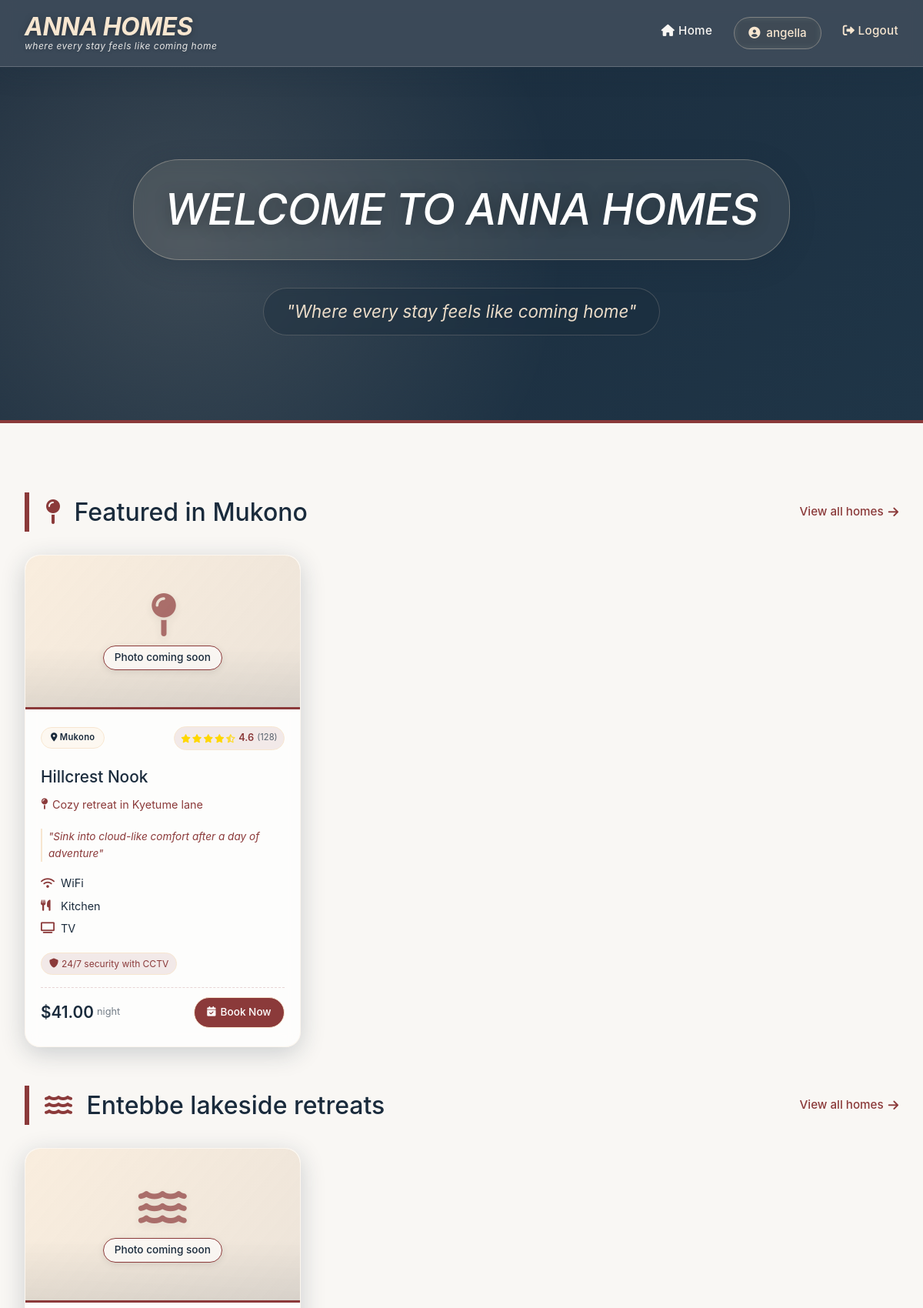
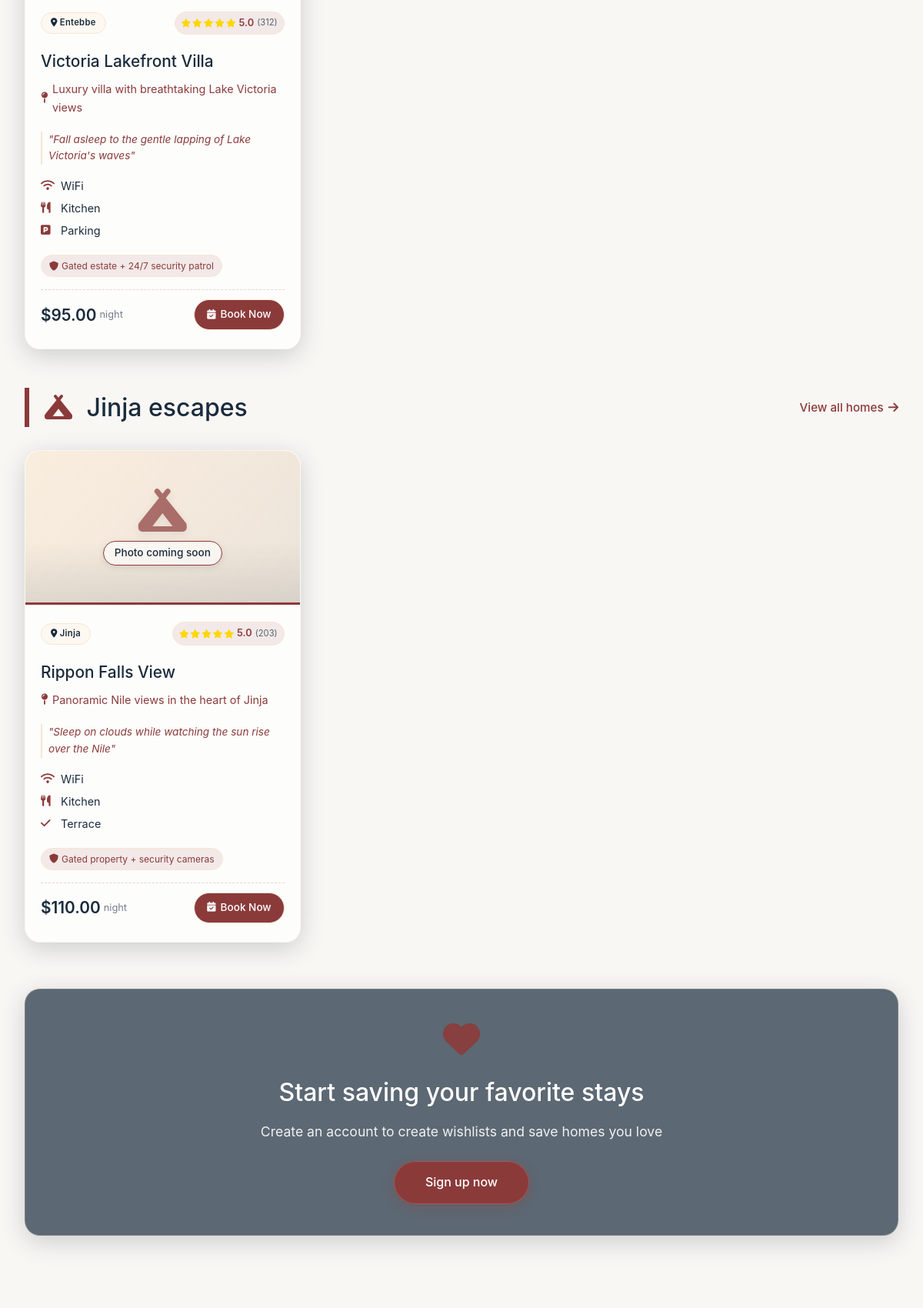
Page /index.php (signed in, upper part) on the committed database (2 pictures, top to bottom).
### tables this page shows
CREATE TABLE `tbl_content` (
  `id` int(11) NOT NULL,
  `title` varchar(200) NOT NULL,
  `description` text DEFAULT NULL,
  `image_url` varchar(500) DEFAULT NULL,
  `location` varchar(100) DEFAULT 'Mukono',
  `price` decimal(10,2) DEFAULT 50.00,
  `slug` varchar(100) DEFAULT NULL,
  `tagline` varchar(200) DEFAULT NULL,
  `amenities` varchar(300) DEFAULT 'WiFi,Kitchen,Parking',
  `rating` decimal(2,1) DEFAULT 4.5,
  `reviews` int(11) DEFAULT 0,
  `security` varchar(200) DEFAULT '24/7 Security',
  `created_at` timestamp NOT NULL DEFAULT current_timestamp()
);

### index.php (the view, shortened to what this page needs)
<?php
require 'db_connect.php';
$stmt = $pdo->prepare("SELECT * FROM tbl_content ORDER BY location, title");
$stmt->execute();
$all_content = $stmt->fetchAll();
$grouped = [];
foreach ($all_content as $row) {
    $grouped[$row['location']][] = $row;
}
$location_config = [
    'Mukono'  => ['icon' => 'fa-map-pin',   'label' => 'Featured in Mukono'],
    'Entebbe' => ['icon' => 'fa-water',     'label' => 'Entebbe lakeside retreats'],
    'Jinja'   => ['icon' => 'fa-campground','label' => 'Jinja escapes'],
];
?>
<!DOCTYPE html>
<html lang="en">
<head>
    <link rel="stylesheet" href="https://cdnjs.cloudflare.com/ajax/libs/font-awesome/6.0.0-beta3/css/all.min.css">
</head>
<body>
<nav class="navbar">
    <div class="container">
        <div class="logo">
            <h1>ANNA HOMES</h1>
            <p>where every stay feels like coming home</p>
        </div>
        <div class="nav-links">
            <a href="index.php"><i class="fas fa-home" style="margin-right: 5px;"></i>Home</a>
            <?php if(isset($_SESSION['user_id'])): ?>
                <span class="user-tag"><i class="fas fa-user-circle"></i> <?php echo $_SESSION['username']; ?></span>
                <a href="logout.php" class="logout-btn"><i class="fas fa-sign-out-alt"></i> Logout</a>
            <?php else: ?>
                <a href="login.php" class="btn-burgundy"><i class="fas fa-key"></i> Login</a>
                <a href="signup.php" class="btn-outline"><i class="fas fa-user-plus"></i> Sign Up</a>
            <?php endif; ?>
        </div>
    </div>
</nav>
<section class="hero">
    <div class="container">
        <h2>WELCOME TO ANNA HOMES</h2>
        <p>"Where every stay feels like coming home"</p>
    </div>
</section>
<div class="container">
    <?php
    foreach ($location_config as $city => $config):
        $section_icon  = $config['icon'];
        $section_label = $config['label'];
    ?>
    <div class="section-header">
        <h2 class="section-title">
            <i class="fas <?php echo $section_icon; ?>" style="color: var(--burgundy); margin-right: 10px;"></i>
            <?php echo htmlspecialchars($section_label); ?>
        </h2>
        <a href="#" class="view-all">View all homes <i class="fas fa-arrow-right"></i></a>
    </div>
    <div class="home-grid">
        <?php if (!empty($grouped[$city])): ?>
            <?php foreach ($grouped[$city] as $row): ?>
            <div class="home-card">
                <?php if (!empty($row['image_url'])): ?>
                    <img src="<?php echo htmlspecialchars($row['image_url']); ?>"
                         alt="<?php echo htmlspecialchars($row['title']); ?>"
                         style="width:100%;height:200px;object-fit:cover;border-bottom:3px solid var(--burgundy);">
                <?php else: ?>
                    <div class="image-placeholder">
                        <i class="fas <?php echo $section_icon; ?>"></i>
                        <span>Photo coming soon</span>
                    </div>
                <?php endif; ?>
                <div class="card-content">
                    <div class="card-header">
                        <span class="location-badge">
                            <i class="fas fa-location-dot"></i>
                            <?php echo htmlspecialchars($row['location']); ?>
                        </span>
                        <div class="rating-container">
                            <div class="stars">
                                <?php
                                $rating = $row['rating'];
                                for ($i = 1; $i <= 5; $i++) {
                                    if ($i <= $rating) {
                                        echo '<i class="fas fa-star filled"></i>';
                                    } elseif ($i - 0.5 <= $rating) {
                                        echo '<i class="fas fa-star-half-alt half"></i>';
                                    } else {
                                        echo '<i class="far fa-star"></i>';
                                    }
                                }
                                ?>
                            </div>
                            <span class="rating-number"><?php echo $row['rating']; ?></span>
                            <span class="reviews-count">(<?php echo $row['reviews']; ?>)</span>
                        </div>
                    </div>
                    <h3><?php echo htmlspecialchars($row['title']); ?></h3>
                    <div class="property-location">
                        <i class="fas fa-map-pin"></i>
                        <?php echo htmlspecialchars($row['description'] ?: $row['location']); ?>
                    </div>
                    <?php if (!empty($row['tagline'])): ?>
                        <div class="catchy-phrase">"<?php echo htmlspecialchars($row['tagline']); ?>"</div>
                    <?php endif; ?>
                    <div class="property-features">
                        <?php
                        $amenities = array_slice(array_map('trim', explode(',', $row['amenities'])), 0, 3);
                        foreach ($amenities as $amenity):
                            $icon = 'fa-check';
                            if (stripos($amenity, 'wifi')    !== false) $icon = 'fa-wifi';
                            elseif (stripos($amenity, 'kitchen')  !== false) $icon = 'fa-utensils';
                            elseif (stripos($amenity, 'parking')  !== false) $icon = 'fa-parking';
                            elseif (stripos($amenity, 'tv')       !== false) $icon = 'fa-tv';
                        ?>
                            <div class="feature-item">
                                <i class="fas <?php echo $icon; ?>"></i>
                                <?php echo htmlspecialchars($amenity); ?>
                            </div>
                        <?php endforeach; ?>
                    </div>
                    <div class="security-badge">
                        <i class="fas fa-shield-alt"></i>
                        <?php echo htmlspecialchars($row['security'] ?: '24/7 Security'); ?>
                    </div>
                    <div class="price-row">
                        <div class="price">
                            $<?php echo number_format($row['price'], 2); ?>
                            <small>night</small>
                        </div>
                        <a href="book.php?property=<?php echo urlencode($row['slug'] ?? $row['id']); ?>&price=<?php echo $row['price']; ?>&location=<?php echo urlencode($row['location']); ?>"
                           class="book-now-btn">
                            <i class="fas fa-calendar-check"></i> Book Now
                        </a>
                    </div>
                </div>
            </div>
            <?php endforeach;  ?>
        <?php else: ?>
            <p style="color:var(--burgundy);font-style:italic;padding:10px 0;">
                No properties in <?php echo htmlspecialchars($city); ?> yet — add one in phpMyAdmin!
            </p>
        <?php endif; ?>
    </div>
    <?php endforeach;  ?>
    <div class="glass-banner">
        <i class="fas fa-heart" style="font-size: 3rem; margin-bottom: 20px; opacity: 0.9; color: var(--burgundy);"></i>
        <h3 style="font-size: 2rem; font-weight: 500; margin-bottom: 12px;">Start saving your favorite stays</h3>
        <p style="font-size: 1.1rem; opacity: 0.9; margin-bottom: 24px;">Create an account to create wishlists and save homes you love</p>
        <a href="signup.php" style="background: var(--burgundy); color: white; padding: 14px 40px; border-radius: 40px; text-decoration: none; font-weight: 500; display: inline-block; transition: var(--transition); box-shadow: 0 4px 15px rgba(139,58,58,0.3); backdrop-filter: blur(5px); border: 1px solid rgba(247,230,208,0.2);">Sign up now</a>
    </div>
</div>
</body>
</html>

### rows in the picture
tbl_content: location "Mukono", rating "4.6", reviews "128", title "Hillcrest Nook", description "Cozy retreat in Kyetume lane", tagline "Sink into cloud-like comfort after a day of adventure", amenities "WiFi", amenities "Kitchen", amenities "TV", security "24/7 security with CCTV", price "41.00"
tbl_content: location "Entebbe", rating "5.0", reviews "312", title "Victoria Lakefront Villa", description "Luxury villa with breathtaking Lake Victoria views", tagline "Fall asleep to the gentle lapping of Lake Victoria's waves", amenities "WiFi", amenities "Kitchen", amenities "Parking", security "Gated estate + 24/7 security patrol", price "95.00"
tbl_content: location "Jinja", rating "5.0", reviews "203", title "Rippon Falls View", description "Panoramic Nile views in the heart of Jinja", tagline "Sleep on clouds while watching the sun rise over the Nile", amenities "WiFi", amenities "Kitchen", amenities "Terrace", security "Gated property + security cameras", price "110.00"

### other values in the picture
$_SESSION['username'] "angella"
$section_label "Featured in Mukono"
$section_label "Entebbe lakeside retreats"
$section_label "Jinja escapes"
